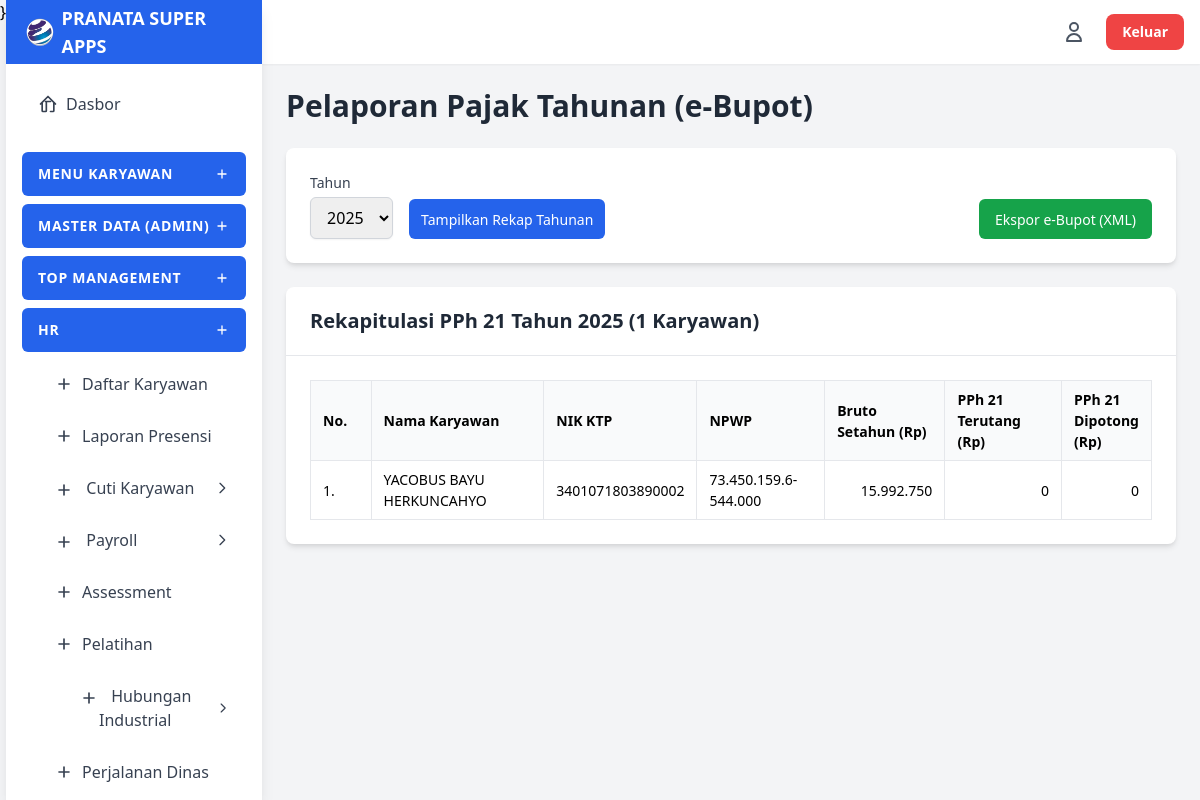
Page /modules/hr/hr_laporan_pajak.php (signed in) on the committed database.
### tables this page shows
CREATE TABLE `payroll_master_gaji` (
  `id` int(11) NOT NULL,
  `user_id` int(11) NOT NULL COMMENT 'FK ke users.id',
  `gaji_pokok` bigint(20) NOT NULL DEFAULT 0,
  `tunj_jabatan` bigint(20) NOT NULL DEFAULT 0 COMMENT 'Tunjangan Tetap',
  `tunj_kesehatan` bigint(20) NOT NULL DEFAULT 0 COMMENT 'Tunjangan Tetap (Asuransi)',
  `tunj_transport` bigint(20) NOT NULL DEFAULT 0 COMMENT 'Tunjangan Tidak Tetap',
  `tunj_makan` bigint(20) NOT NULL DEFAULT 0 COMMENT 'Tunjangan Tidak Tetap',
  `tunj_rumah` bigint(20) NOT NULL DEFAULT 0 COMMENT 'Tunjangan Tidak Tetap',
  `tunj_pendidikan` bigint(20) NOT NULL DEFAULT 0 COMMENT 'Tunjangan Tidak Tetap',
  `tunj_komunikasi` bigint(20) NOT NULL DEFAULT 0 COMMENT 'Tunjangan Tidak Tetap',
  `status_ptkp` varchar(10) DEFAULT NULL COMMENT 'Status PTKP (Misal: TK/0, K/1)',
  `pot_pph` tinyint(1) NOT NULL DEFAULT 0 COMMENT 'Potongan Wajib (0=Tidak, 1=Ya)',
  `pot_bpjs_kesehatan` tinyint(1) NOT NULL DEFAULT 0 COMMENT 'Potongan Wajib (0=Tidak, 1=Ya)',
  `pot_bpjs_ketenagakerjaan` tinyint(1) NOT NULL DEFAULT 0 COMMENT 'Potongan Wajib (0=Tidak, 1=Ya)',
  `updated_by_id` int(11) DEFAULT NULL COMMENT 'ID HR/Admin yg terakhir update',
  `updated_at` timestamp NOT NULL DEFAULT current_timestamp() ON UPDATE current_timestamp()
);

CREATE TABLE `users` (
  `id` int(11) NOT NULL,
  `nik` varchar(50) NOT NULL COMMENT 'Nomor Induk Karyawan',
  `password` varchar(255) NOT NULL COMMENT 'Gunakan password_hash() di PHP',
  `nama_lengkap` varchar(255) NOT NULL,
  `email` varchar(255) NOT NULL,
  `jenis_kelamin` enum('Laki-laki','Perempuan') DEFAULT NULL,
  `alamat` text DEFAULT NULL,
  `telepon` varchar(30) DEFAULT NULL,
  `no_ktp` varchar(50) DEFAULT NULL,
  `npwp` varchar(50) DEFAULT NULL,
  `status_perkawinan` varchar(20) DEFAULT NULL COMMENT 'Misal: TK/0, K/1, K/2, K/3',
  `pendidikan_terakhir` enum('Tidak Sekolah','SD','SMP','SMA/SMK','D1','D2','D3','S1','S2','S3') DEFAULT NULL,
  `jumlah_tanggungan` int(2) NOT NULL DEFAULT 0,
  `nama_jabatan` varchar(100) DEFAULT NULL,
  `pic` varchar(100) DEFAULT NULL,
  `id_direktorat` int(11) DEFAULT NULL,
  `id_divisi` int(11) DEFAULT NULL,
  `id_departemen` int(11) DEFAULT NULL,
  `id_section` int(11) DEFAULT NULL,
  `atasan_id` int(11) DEFAULT NULL COMMENT 'FK ke users.id (Atasan Langsung)',
  `tanggal_masuk` date DEFAULT NULL,
  `jumlah_cuti` int(5) DEFAULT 12,
  `penempatan_kerja` varchar(100) DEFAULT NULL,
  `status_karyawan` enum('PKWT','PKWTT','BOD','BOC','Freelance','OS','Magang','KHL') NOT NULL DEFAULT 'PKWT',
  `terakhir_cuti` date DEFAULT NULL,
  `expired_pkwt` date DEFAULT NULL,
  `bank_nama` varchar(100) DEFAULT NULL,
  `bank_rekening` varchar(100) DEFAULT NULL,
  `bank_atas_nama` varchar(255) DEFAULT NULL,
  `kontak_darurat_nama` varchar(255) DEFAULT NULL,
  `kontak_darurat_hubungan` varchar(100) DEFAULT NULL,
  `kontak_darurat_telepon` varchar(30) DEFAULT NULL,
  `tier` enum('Admin','Staf','Supervisor','Manager','Direksi','Komisaris','Pemegang Saham') NOT NULL,
  `app_akses` enum('Admin','HR','Legal','Finance','Top Management','Karyawan') NOT NULL DEFAULT 'Karyawan',
  `foto_profile_path` varchar(255) DEFAULT NULL,
  `created_at` timestamp NOT NULL DEFAULT current_timestamp()
);

### modules/hr/hr_laporan_pajak.php (the view, shortened to what this page needs)
<?php
if (!function_exists('calculateTarifPasal17')) {
    function calculateTarifPasal17($pkp) {
        if ($pkp <= 0) {
            return 0;
        }
        $pph = 0;
        return $pph;
    }
}
function calculateAnnualTaxSummary($conn, $selected_tahun) {
    $settings = [];
    $ptkp_values = [];
    $rekap_list = [];
    try {
        if (empty($settings)) {
            $stmt_settings = $conn->prepare("SELECT setting_key, setting_value FROM payroll_settings");
            $stmt_settings->execute();
            $result_settings = $stmt_settings->get_result();
            while ($row = $result_settings->fetch_assoc()) {
                $settings[$row['setting_key']] = (float)$row['setting_value'];
            }
        }
        if (empty($ptkp_values)) {
            $stmt_ptkp = $conn->prepare("SELECT kode_ptkp, nilai_ptkp_tahunan FROM payroll_settings_ptkp");
            $stmt_ptkp->execute();
            $result_ptkp = $stmt_ptkp->get_result();
            while ($row = $result_ptkp->fetch_assoc()) {
                $ptkp_values[$row['kode_ptkp']] = $row['nilai_ptkp_tahunan'];
            }
        }
        $history_data_by_user = [];
        $stmt_history = $conn->prepare(
            "SELECT user_id, periode_bulan, gaji_pokok_final, total_tunjangan_tetap,
                    total_tunjangan_tidak_tetap, total_tunjangan_lain, total_potongan_pph21
             FROM payroll_history
             WHERE periode_tahun = ?"
        );
        $stmt_history->bind_param("i", $selected_tahun);
        $stmt_history->execute();
        $result_history = $stmt_history->get_result();
        while ($month = $result_history->fetch_assoc()) {
            $history_data_by_user[$month['user_id']][$month['periode_bulan']] = $month;
        }
        $stmt_users = $conn->prepare("SELECT u.id, u.nama_lengkap, u.nik, u.no_ktp, u.npwp, u.nama_jabatan, pmg.status_ptkp
                                    FROM users u
                                    LEFT JOIN payroll_master_gaji pmg ON u.id = pmg.user_id
                                    WHERE u.status_karyawan IN ('PKWT', 'PKWTT', 'BOD', 'BOC')
                                      AND u.tier != 'Admin'
                                    ORDER BY u.nama_lengkap ASC");
        $stmt_users->execute();
        $result_users = $stmt_users->get_result();
        while ($karyawan = $result_users->fetch_assoc()) {
            $karyawan_id = $karyawan['id'];
            if (!isset($history_data_by_user[$karyawan_id])) {
                continue;
            }
            $status_ptkp_karyawan = $karyawan['status_ptkp'];
            $ptkp = 0;
            if (!empty($status_ptkp_karyawan) && isset($ptkp_values[$status_ptkp_karyawan])) {
                $ptkp = $ptkp_values[$status_ptkp_karyawan];
            }
            $total_gaji_pokok_setahun = 0;
            $total_tunj_tetap_setahun = 0;
            $total_tunj_tdk_tetap_setahun = 0;
            $total_tunj_lain_setahun = 0;
            $total_pph21_dibayar_setahun = 0;
            $total_tunj_bpjs_prsh_setahun = 0;
            $total_biaya_jabatan_setahun = 0;
            $total_pot_jht_jp_karyawan_setahun = 0;
            $bulan_bekerja = 0;
            foreach ($history_data_by_user[$karyawan_id] as $periode_bulan => $month) {
                $bulan_bekerja++;
                $total_gaji_pokok_setahun += $month['gaji_pokok_final'];
                $total_tunj_tetap_setahun += $month['total_tunjangan_tetap'];
                $total_tunj_tdk_tetap_setahun += $month['total_tunjangan_tidak_tetap'];
                $total_tunj_lain_setahun += $month['total_tunjangan_lain'];
                $total_pph21_dibayar_setahun += $month['total_potongan_pph21'];
                $gaji_bruto_sebulan = $month['gaji_pokok_final'] + $month['total_tunjangan_tetap'] + $month['total_tunjangan_tidak_tetap'] + $month['total_tunjangan_lain'];
                $dasar_bpjs_kes_bln = min($month['gaji_pokok_final'] + $month['total_tunjangan_tetap'], $settings['bpjs_kes_max_upah']);
                $dasar_bpjs_tk_bln = $month['gaji_pokok_final'] + $month['total_tunjangan_tetap'];
                $tunj_kes_prsh = ($settings['bpjs_kes_perusahaan_pct'] / 100) * $dasar_bpjs_kes_bln;
                $tunj_jkk_prsh = ($settings['jkk_perusahaan_pct'] / 100) * $dasar_bpjs_tk_bln;
                $tunj_jkm_prsh = ($settings['jkm_perusahaan_pct'] / 100) * $dasar_bpjs_tk_bln;
                $tunj_bpjs_perusahaan_pph_sebulan = $tunj_kes_prsh + $tunj_jkk_prsh + $tunj_jkm_prsh;
                $total_tunj_bpjs_prsh_setahun += $tunj_bpjs_perusahaan_pph_sebulan;
                $bruto_pph_sebulan = $gaji_bruto_sebulan + $tunj_bpjs_perusahaan_pph_sebulan;
                $biaya_jabatan_sebulan = min($bruto_pph_sebulan * 0.05, 500000);
                $total_biaya_jabatan_setahun += $biaya_jabatan_sebulan;
                $dasar_jp_bln = min($dasar_bpjs_tk_bln, $settings['jp_max_upah']);
                $pot_jht_karyawan_bln = ($settings['jht_karyawan_pct'] / 100) * $dasar_bpjs_tk_bln;
                $pot_jp_karyawan_bln = ($settings['jp_karyawan_pct'] / 100) * $dasar_jp_bln;
                $total_pot_jht_jp_karyawan_setahun += $pot_jht_karyawan_bln + $pot_jp_karyawan_bln;
            }
            $max_biaya_jabatan_tahunan = 500000 * $bulan_bekerja;
            $total_bruto = $total_gaji_pokok_setahun + $total_tunj_tetap_setahun + $total_tunj_tdk_tetap_setahun + $total_tunj_lain_setahun + $total_tunj_bpjs_prsh_setahun;
            $total_pengurang = $total_biaya_jabatan_setahun + $total_pot_jht_jp_karyawan_setahun;
            $neto_setahun = $total_bruto - $total_pengurang;
            $pkp = $neto_setahun - $ptkp;
            $pkp_rounded = ($pkp > 0) ? floor($pkp / 1000) * 1000 : 0;
            $pph21_terutang_setahun = calculateTarifPasal17($pkp_rounded);
            $rekap_list[] = [
                'nama' => $karyawan['nama_lengkap'],
                'nik_ktp' => $karyawan['no_ktp'] ?? '',
                'nik_karyawan' => $karyawan['nik'],
                'npwp' => $karyawan['npwp'] ?? '',
                'jabatan' => $karyawan['nama_jabatan'],
                'status_ptkp' => $karyawan['status_ptkp'],
                'GajiDanTunjangan' => $total_gaji_pokok_setahun + $total_tunj_tetap_setahun + $total_tunj_tdk_tetap_setahun,
                'TantiemBonusThr' => $total_tunj_lain_setahun,
                'TunjanganBPJSPrsh' => $total_tunj_bpjs_prsh_setahun,
                'PotonganJHTJPKaryawan' => $total_pot_jht_jp_karyawan_setahun,
                'PPh21Dipotong' => $total_pph21_dibayar_setahun,
                'bruto_setahun' => $total_bruto,
                'pph21_terutang' => $pph21_terutang_setahun,
            ];
        }
        return ['success' => true, 'data' => $rekap_list, 'errors' => []];
    } catch (Exception $e) {
        return ['success' => false, 'data' => [], 'errors' => [$e->getMessage()]];
    }
}
require '../../includes/header.php';
$rekap_list = [];
$selected_tahun = (int)($_GET['tahun'] ?? date('Y'));
if ($selected_tahun > 0) {
    $conn->begin_transaction(MYSQLI_TRANS_START_READ_ONLY);
    $result = calculateAnnualTaxSummary($conn, $selected_tahun);
    if ($result['success']) {
        $rekap_list = $result['data'];
    } else {
        $errors = $result['errors'];
    }
}
require '../../includes/sidebar.php';
?>
<main class="flex-1 overflow-x-hidden overflow-y-auto bg-gray-100 p-6">
    <div id="page-title" class="flex justify-between items-center mb-6">
        <h1 class="text-3xl font-bold text-gray-800">Pelaporan Pajak Tahunan (e-Bupot)</h1>
    </div>
    <div id="form-filter" class="card mb-6">
        <div class="card-content">
            <form action="hr_laporan_pajak.php" method="GET" class="flex justify-between items-end gap-4">
                <div class="flex items-end gap-4">
                    <div>
                        <label for="tahun" class="form-label">Tahun</label>
                        <select id="tahun" name="tahun" class="form-input">
                            <?php for ($y = 2024; $y <= 2026; $y++): ?>
                            <option value="<?php echo $y; ?>" <?php if ($y == $selected_tahun) echo 'selected'; ?>><?php echo $y; ?></option>
                            <?php endfor; ?>
                        </select>
                    </div>
                    <button type="submit" class="btn-primary-sm bg-blue-600 hover:bg-blue-700 h-10">
                        Tampilkan Rekap Tahunan
                    </button>
                </div>
                <a href="?tahun=<?php echo $selected_tahun; ?>&action=export_xml"
                   class="btn-primary-sm bg-green-600 hover:bg-green-700 h-10 flex items-center justify-center px-4 py-2 no-underline"
                   title="Ekspor data rekapitulasi tahun <?php echo $selected_tahun; ?> ke format XML">
                   Ekspor e-Bupot (XML)
                </a>
            </form>
        </div>
    </div>
    <?php if (!empty($rekap_list)): ?>
    <div class="card">
        <div class="card-header">
            <h3 class="text-xl font-semibold text-gray-800">
                Rekapitulasi PPh 21 Tahun <?php echo $selected_tahun; ?> (<?php echo count($rekap_list); ?> Karyawan)
            </h3>
        </div>
        <div class="card-content" style="max-height: 60vh; overflow-y: auto;">
            <table class="rekap-table">
                <thead>
                    <tr>
                        <th class="w-1/12">No.</th>
                        <th class="w-3/12">Nama Karyawan</th>
                        <th class="w-2/12">NIK KTP</th>
                        <th class="w-2/12">NPWP</th>
                        <th class="w-2/12 text-right">Bruto Setahun (Rp)</th>
                        <th class="w-2/12 text-right">PPh 21 Terutang (Rp)</th>
                        <th class="w-2/12 text-right">PPh 21 Dipotong (Rp)</th>
                    </tr>
                </thead>
                <tbody>
                    <?php $no = 1; foreach ($rekap_list as $rekap): ?>
                    <tr>
                        <td><?php echo $no++; ?>.</td>
                        <td><?php echo htmlspecialchars($rekap['nama']); ?></td>
                        <td><?php echo htmlspecialchars($rekap['nik_ktp']); ?></td>
                        <td><?php echo htmlspecialchars($rekap['npwp']); ?></td>
                        <td class="text-right"><?php echo number_format($rekap['bruto_setahun'], 0, ',', '.'); ?></td>
                        <td class="text-right"><?php echo number_format($rekap['pph21_terutang'], 0, ',', '.'); ?></td>
                        <td class="text-right"><?php echo number_format($rekap['pph21_dipotong'], 0, ',', '.'); ?></td>
                    </tr>
                    <?php endforeach; ?>
                </tbody>
            </table>
        </div>
    </div>
    <?php endif; ?>
</main>
<?php
require '../../includes/footer.php';
?>

### includes/header.php (style rules this page uses)
.form-input { display: block; width: 100%; padding: 0.5rem 0.75rem; border: 1px solid #d1d5db; border-radius: 0.375rem; box-shadow: 0 1px 2px 0 rgba(0, 0, 0, 0.05); transition: border-color 0.2s ease-in-out, box-shadow 0.2s ease-in-out; }
.form-label { display: block; margin-bottom: 0.25rem; font-size: 0.875rem; font-weight: 500; color: #374151; }
.card { background-color: white; border-radius: 0.5rem; box-shadow: 0 4px 6px -1px rgba(0, 0, 0, 0.1), 0 2px 4px -1px rgba(0, 0, 0, 0.06); overflow: hidden; }
.card-header { padding: 1.25rem 1.5rem; border-bottom: 1px solid #e5e7eb; }
.card-content { padding: 1.5rem; }
.btn-primary-sm { padding: 0.25rem 0.75rem; font-size: 0.875rem; font-weight: 500; color: white; background-color: #3b82f6; border-radius: 0.375rem; transition: background-color 0.2s; text-decoration: none; }
.no-underline { text-decoration: none; }

### modules/hr/hr_laporan_pajak.php (style rules this page uses)
.rekap-table { width: 100%; border-collapse: collapse; font-size: 0.875rem; }
.rekap-table th, .rekap-table td { border: 1px solid #e5e7eb; padding: 0.5rem 0.75rem; text-align: left; }
.rekap-table thead th { background-color: #f9fafb; font-weight: 600; position: sticky; top: 0; }
.rekap-table td.text-right { text-align: right; }

### rows in the picture
payroll_master_gaji: user.nama_lengkap "YACOBUS BAYU HERKUNCAHYO", user.no_ktp "3401071803890002", user.npwp "73.450.159.6-544.000", bruto_setahun "15.992.750", pph21_terutang "0", pph21_dipotong "0"

### other values in the picture
$title "MENU KARYAWAN MASTER DATA (ADMIN) TOP MANAGEMENT HR"
count($rekap_list) "1"
form field tahun "2025"
